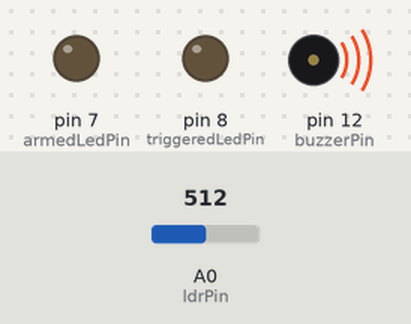
Recording of a sketch running on a simulated Arduino Uno, built with avr-gcc and run on an emulated ATmega328P. Shown: output pins drawn as LEDs (lit = HIGH), buzzer (waves = sounding). Dashed ring = blinking. The test bench sets the inputs (shaded band); at power-on: A0 (ldrPin) = 512.

Above: at 4.8 s.
4.9 s: A0 (ldrPin) set to 487
At 8.5 s:
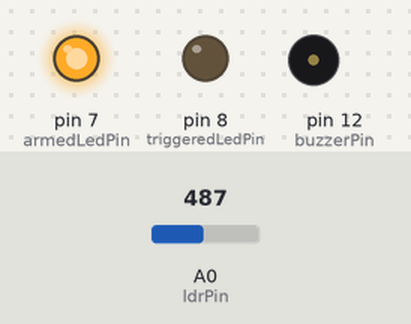
9.9 s: A0 (ldrPin) set to 510
At 10.4 s:
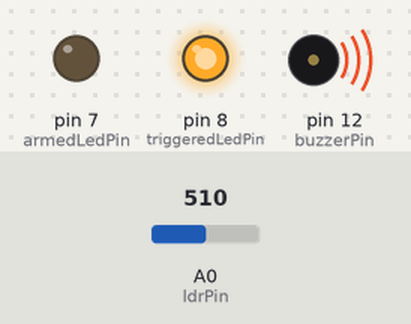
14.9 s: A0 (ldrPin) set to 490
At 15.4 s:
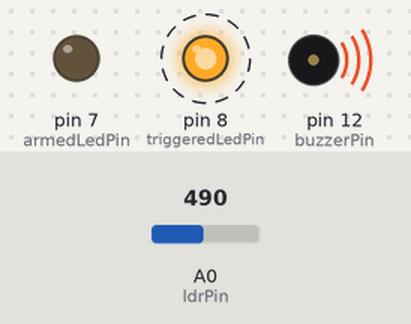
19.9 s: A0 (ldrPin) set to 511
At 23.1 s:
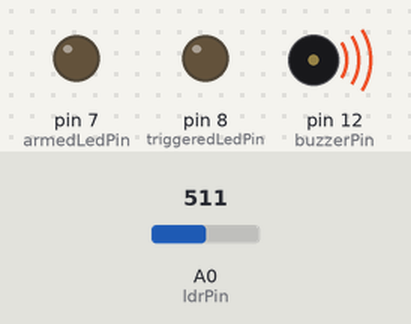
Timing chart, 0 to 25.9 s (numbered marks = the images above; inputs shaded):
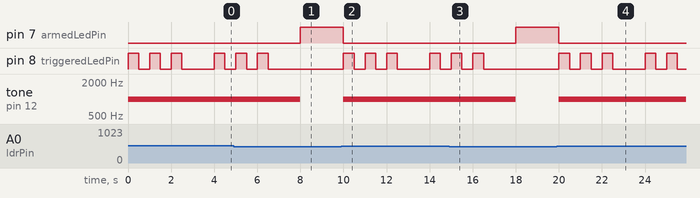

Measured:
- the behaviour switches between 501 and 500 on A0 (ldrPin) (found by bisection; images 0 and 1)
- after the input at 4.9 s, pin 7 (armedLedPin): LOW → HIGH after 3.1 s; pin 8 (triggeredLedPin): goes on until 6.5 s, then stays LOW; tone on pin 12 (buzzerPin): 1000 Hz → silent after 3.1 s
- after the input at 9.9 s, pin 7 (armedLedPin): HIGH → LOW after 0.10 s; pin 8 (triggeredLedPin): LOW → HIGH after 0.10 s, → LOW 0.50 s later, → HIGH 0.50 s later, → LOW 0.50 s later, … (8 changes in this stretch); tone on pin 12 (buzzerPin): silent → 1000 Hz after 0.10 s
- after the input at 14.9 s, pin 7 (armedLedPin): LOW → HIGH after 3.1 s; pin 8 (triggeredLedPin): goes on until 16.5 s, then stays LOW; tone on pin 12 (buzzerPin): 1000 Hz → silent after 3.1 s
- after the input at 19.9 s, pin 7 (armedLedPin): HIGH → LOW after 0.10 s; pin 8 (triggeredLedPin): LOW → HIGH after 0.10 s, → LOW 0.50 s later, → HIGH 0.50 s later, → LOW 0.50 s later, … (10 changes in this stretch); tone on pin 12 (buzzerPin): silent → 1000 Hz after 0.10 s

The sketch:

_sensor.ino
```cpp
const int ldrPin = A0;
const int buzzerPin = 12;
const int armedLedPin = 7;
const int triggeredLedPin = 8;

const int threshold = 500;
boolean isArmed = true;
boolean isTriggered = false;

void setup() {
  pinMode(ldrPin, INPUT);
  pinMode(buzzerPin, OUTPUT);
  pinMode(armedLedPin, OUTPUT);
  pinMode(triggeredLedPin, OUTPUT);
  digitalWrite(armedLedPin, HIGH);
  digitalWrite(triggeredLedPin, LOW);
}

void loop() {
  int ldrValue = analogRead(ldrPin);
  if (isArmed) {
    if (ldrValue > threshold) {
      isTriggered = true;
    }
  }

  if (isTriggered) {
    tone(buzzerPin, 1000);
    digitalWrite(armedLedPin, LOW);
    for (int i = 0; i < 3; i++) {
      digitalWrite(triggeredLedPin, HIGH);
      delay(500);
      digitalWrite(triggeredLedPin, LOW);
      delay(500);
    }
  } else {
    noTone(buzzerPin);
    digitalWrite(armedLedPin, HIGH);
    digitalWrite(triggeredLedPin, LOW);
  }

  if (!isArmed) {
    isTriggered = false;
  }

  delay(1000);
  isArmed = !isArmed;
}
```
